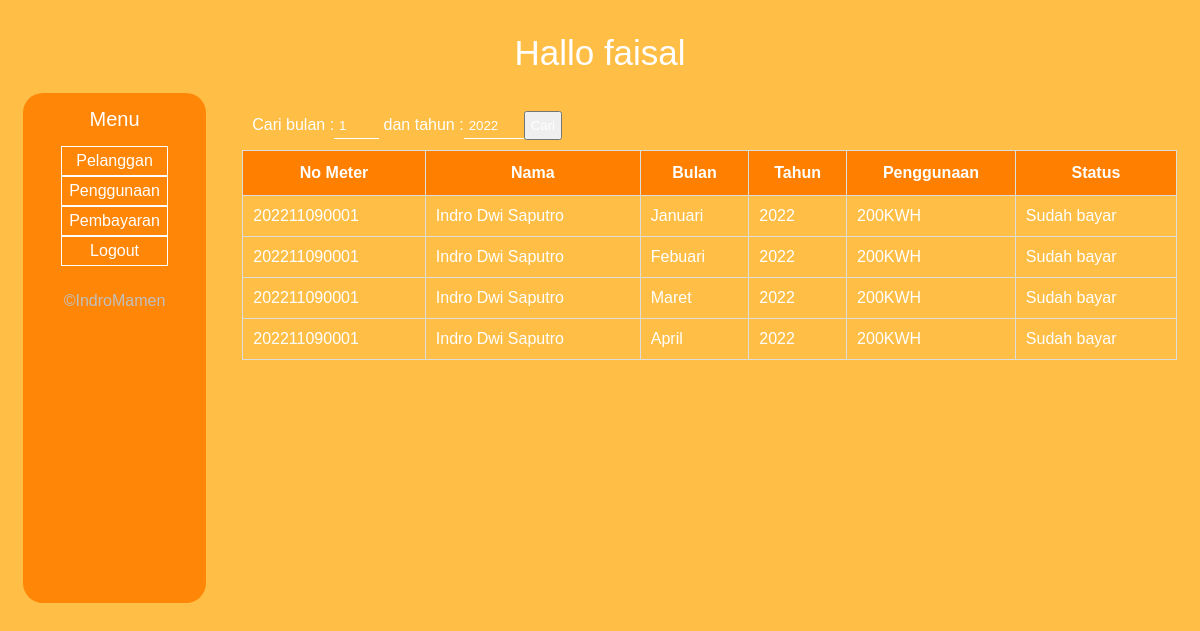
The page /tagihan.php (signed in) on the database its author committed.
### tables this page shows
CREATE TABLE `tagihan` (
  `id_tagihan` int(11) NOT NULL,
  `id_penggunaan` int(11) NOT NULL,
  `jumlah_meter` int(11) NOT NULL,
  `status` tinyint(1) NOT NULL DEFAULT 0
);

CREATE TABLE `meter` (
  `id_meter` int(11) NOT NULL,
  `no_meter` varchar(12) DEFAULT NULL,
  `id_tarif` int(11) NOT NULL,
  `pemilik` varchar(100) NOT NULL,
  `alamat` text NOT NULL,
  `telp` varchar(13) NOT NULL,
  `aktif` tinyint(1) NOT NULL DEFAULT 1
);

CREATE TABLE `penggunaan` (
  `id_penggunaan` int(11) NOT NULL,
  `no_meter` varchar(12) NOT NULL,
  `bulan` int(11) NOT NULL,
  `tahun` int(11) NOT NULL,
  `meter_awal` int(11) NOT NULL,
  `meter_akhir` int(11) NOT NULL
);

### app/bayar.php (called while the page is built, shortened)
<?php
function select_all_tagihan(){
	global $link;
	$query = "SELECT * FROM (tagihan INNER JOIN penggunaan ON penggunaan.id_penggunaan = tagihan.id_penggunaan) INNER JOIN meter ON meter.no_meter = penggunaan.no_meter WHERE meter.aktif = '1' ORDER BY `penggunaan`.`tahun`, `penggunaan`.`bulan` ASC ";
	$result = mysqli_query($link, $query);
	return $result;
}
?>

### app/function.php (called while the page is built, shortened)
<?php
function bulan($angka){
	switch ($angka) {
		case 1 :$bulan = "Januari";break;
		case 2 :$bulan = "Febuari";break;
		case 3 :$bulan = "Maret";break;
		case 4 :$bulan = "April";break;
	}
	return $bulan;
}
function status_tagihan($id){
	if ($id == 1) $bayar = 'Sudah bayar';
	else $bayar = 'Belum bayar';
	return $bayar;
}

### tagihan.php (the view, shortened to what this page needs)
<?php require_once 'des/header-petugas.php';
?>
<div id="atas">
	<?php if (!isset($_GET['bln'])): ?>
	<div class="left"><br>
		<form method="get">
			Cari bulan :<input type="number" name="bln" class="inputext" maxlength="2" max="12" min="1" style="width: 35px;" value="1"> dan tahun :<input type="number" name="thn" class="inputext" maxlength="4" style="width: 50px;" value="2022"><input type="submit" name="cari" value="Cari" class="class btn btn-primary">
		</form>
	</div>
	<?php endif ?>
	<div class="clear"></div>
</div>
<div id="badan">
	<table id="data">
		<?php if (!isset($_GET['bln'])): ?>
		<tr>
			<th>No Meter</th>
			<th>Nama</th>
			<th>Bulan</th>
			<th>Tahun</th>
			<th>Penggunaan</th>
			<th>Status</th>
		</tr>
		<?php
		$mt = select_all_tagihan();
		while ($tarif = mysqli_fetch_assoc($mt)) {
			?>
			<tr>
				<td><?= $tarif['no_meter']; ?></td>
				<td><?= $tarif['pemilik']; ?></td>
				<td><?= bulan($tarif['bulan']); ?></td>
				<td><?= $tarif['tahun']; ?></td>
				<td><?= $tarif['jumlah_meter']; ?>KWH</td>
				<td><?= status_tagihan($tarif['status']); ?></td>
			</tr>
		<?php } ?>
		<?php endif ?>
	</table>
	<?php require_once 'des/footer-petugas.php'; ?>

### des/petugas.css (style rules this page uses)
* { padding: 5px; color: white; font-family: sans-serif; }
body { background-color: rgb(255,190,70); z-index: 1; }
#data { font-family: sans-serif; border-collapse: collapse; width: 100%; }
#data td, #data th { border: 1px solid #ddd; padding: 10px; height: 20px; }
#data tr:nth-child(even) { background-color: rgba(0,0,0,0); }
#data th { padding-top: 12px; padding-bottom: 12px; text-align: center; background-color: rgb(255,128,0); color: white; }
.clear { clear: both; }
.left { float: left; }
.inputext { background-color: rgba(0,0,0,0); border: 0px solid black; border-bottom: 1px solid white; }
#atas, #badan { margin-top: -20px; width: 100%; height: auto; }

### rows shown on the page
tagihan: meter.no_meter "202211090001", meter.pemilik "Indro Dwi Saputro", id_penggunaan.bulan "Januari", id_penggunaan.tahun "2022", jumlah_meter "200", status "Sudah bayar"
tagihan: meter.no_meter "202211090001", meter.pemilik "Indro Dwi Saputro", id_penggunaan.bulan "Febuari", id_penggunaan.tahun "2022", jumlah_meter "200", status "Sudah bayar"
tagihan: meter.no_meter "202211090001", meter.pemilik "Indro Dwi Saputro", id_penggunaan.bulan "Maret", id_penggunaan.tahun "2022", jumlah_meter "200", status "Sudah bayar"
tagihan: meter.no_meter "202211090001", meter.pemilik "Indro Dwi Saputro", id_penggunaan.bulan "April", id_penggunaan.tahun "2022", jumlah_meter "200", status "Sudah bayar"

### other values the page prints
$_SESSION['petugas'] "faisal"
